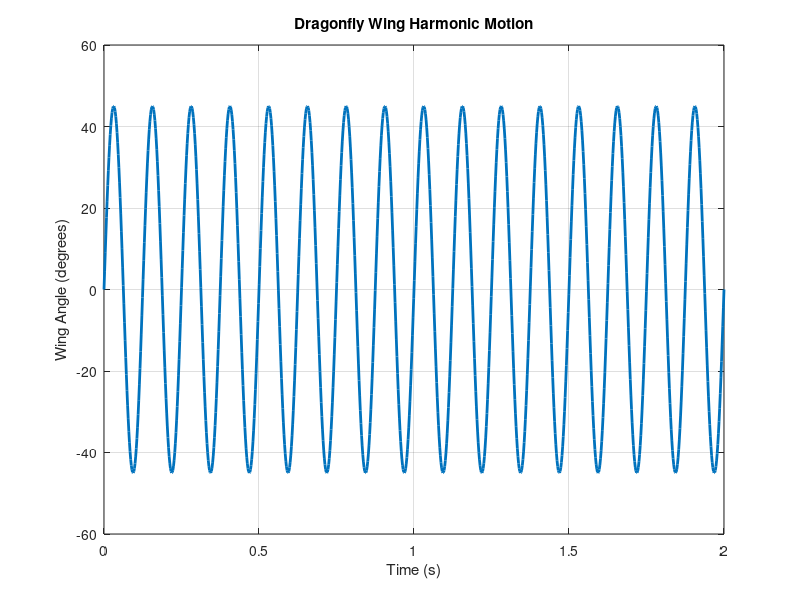

Write the MATLAB code that produced this figure.
clc;
clear;
close all;

A = 45;
f = 8;
w = 2*pi*f;

T = linspace(0,2,1000);

angle = A*sin(w*T);

figure('Color','w');
plot(T, angle, 'LineWidth', 2);
grid on;

xlabel('Time (s)');
ylabel('Wing Angle (degrees)');
title('Dragonfly Wing Harmonic Motion');
